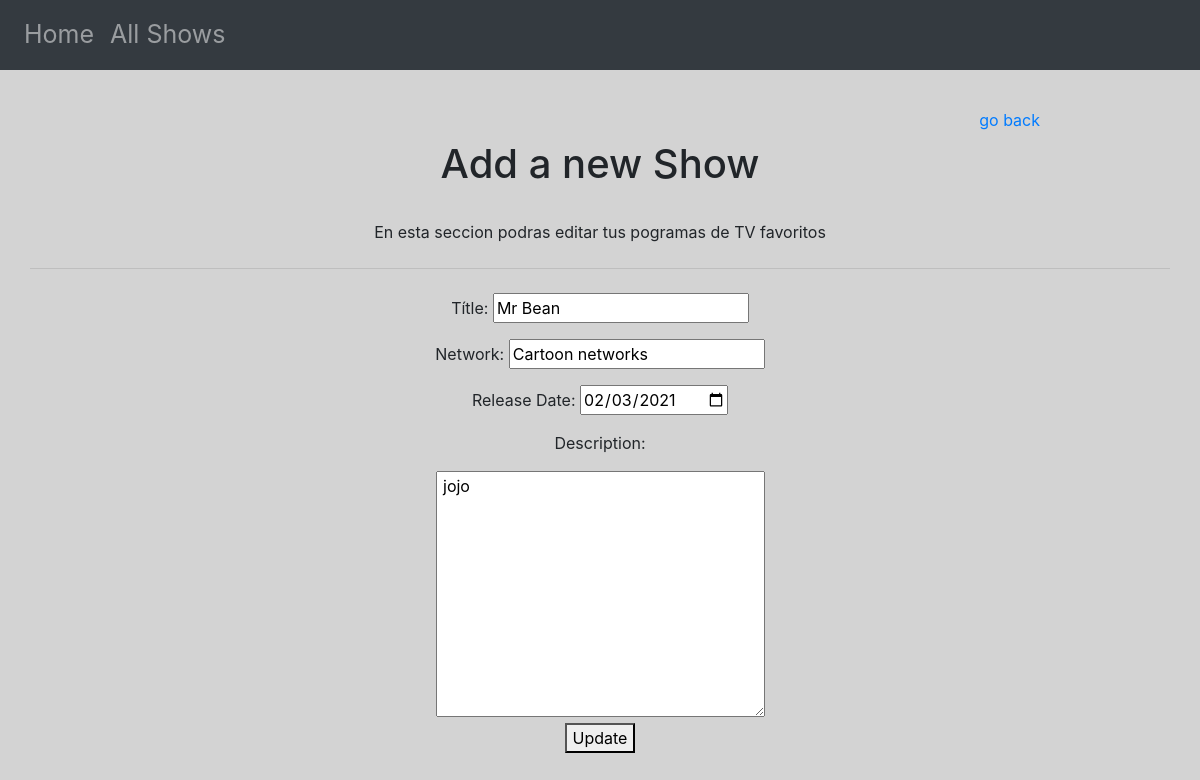
Screenshot of /shows/6/edit with the database file from the repository.
### show_app/models.py (models this page shows)
class Show(models.Model):
    title = models.CharField(max_length=255)
    network = models.CharField(max_length=255)
    release_date = models.DateTimeField()
    desc = models.TextField()
    created_at = models.DateTimeField(auto_now_add=True)
    updated_at = models.DateTimeField(auto_now=True)
    objects = ShowManager()

### show_app/views.py (the view)
# urls.py: path('shows/<show_id>/edit', views.edit),
def edit(request, show_id):
    curr_show = Show.objects.get(id=show_id)
    release_date = curr_show.release_date.strftime("%Y-%m-%d")
    context = {
        'show': curr_show,
        'release_date': release_date
    }
    print(curr_show.desc)
    print(curr_show.release_date)
    return render(request, "edit.html", context)

### show_app/templates/edit.html (shortened to what this page needs)
<!DOCTYPE html>
<html lang="en">
<head>
     {% load static %}
      <link rel="stylesheet" href="{% static 'css/style.css' %}">
    <link rel="stylesheet" href="https://cdn.jsdelivr.net/npm/bootstrap@4.5.3/dist/css/bootstrap.min.css">
</head>
<body>
<div class="navbar navbar-expand-lg navbar-light bg-light navbar navbar-dark bg-dark">
        <ul class="navbar-nav mr-auto">
            <li class="nav-item">
                <a class="nav-link boot" href="/">Home</a>
            </li>
            <li class="nav-item">
                <a class="nav-link boot" href="/shows">All Shows</a>
            </li>
        </ul>
    </div>
    <div id="bloque1">
        <div id="goback"> <a class="nav-link" href="/shows">go back</a> </div>
        <h1>Add a new Show</h1><br>
        <p>En esta seccion podras editar tus pogramas de TV favoritos</p>
        <hr class="my-4">
        <div class="form-group col" id="block-addshow">
                <form action="/submitedit/{{ show.id }}" method="POST">
                    <p>Títle: <input type="text" name="title" value="{{ show.title }}" id="title" ></p>
                    <p>Network: <input type="text" name="network" value="{{ show.network }}"></p>
                    <p>Release Date: <input type="date" name="release_date" value="{{ release_date }}"></p>
                    <p>Description:</p>
                    <textarea name="desc" rows="10" cols="30"> {{ show.desc }}</textarea>
                    <p><button type="submit">Update</button></p>
                </form>
        </div>
    </div>
</body>
</html>

### show_app/static/css/style.css (style rules this page uses)
#bloque1 { background-color: lightgrey; text-align: center; width: 100%; min-height: 400px; padding: 30px; }
#goback { width:90%; text-align: right; }
.boot { font-size: 25px; }

### rows the page displays
Show: title "Mr Bean", network "Cartoon networks", desc "jojo"
